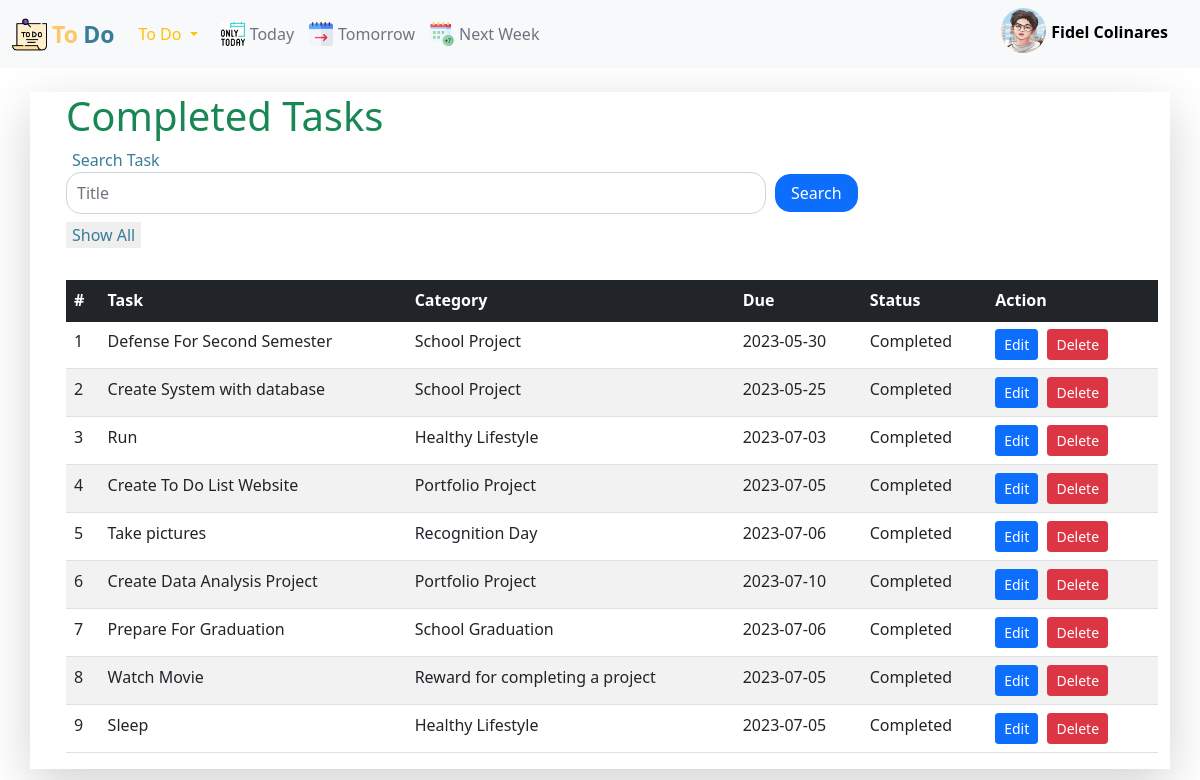
The app's page /ToDo/completedTasks.php (signed in) with its own data.
### tables this page shows
CREATE TABLE `list` (
  `id` int(11) NOT NULL,
  `user_id` int(11) NOT NULL,
  `title` varchar(300) NOT NULL,
  `category` varchar(300) NOT NULL,
  `date` date NOT NULL,
  `status` varchar(300) DEFAULT NULL
);

### ToDo/completedTasks.php (the view, shortened to what this page needs)
<?php
    $firstname = $_SESSION["firstname"];
    $lastname = $_SESSION["lastname"];
    require("manageToDo.php");
    $con->setAttribute(PDO::ATTR_DEFAULT_FETCH_MODE, PDO::FETCH_ASSOC);
    $showAll = true;
    $query = "SELECT id, title, category, date, status FROM list WHERE user_id = ? AND status = ?";
    $pst = $con->prepare($query);
    $pst->execute([$_SESSION["user_id"],"Completed"]);
    $lists = $pst->fetchAll();
?>
<!DOCTYPE html>
<html lang="en">
<head>
    <link rel="stylesheet" href="bootstrap.min.css">
</head>
<body>
  <nav class="navbar navbar-expand-lg navbar-light sticky-top bg-light">
    <div class="container-fluid">
      <img class="" src="images/todoIcon.png" alt="" width="35px" style="margin-right: 5px;">
      <a class="navbar-brand" href="#"><span style="color: rgb(255, 197, 105); font-size: 23px; font-weight: bolder;">To</span> <span style="color: rgb(55, 125, 153);font-size: 23px; font-weight: bolder;">Do</span></a>
      <div class="collapse navbar-collapse" id="navbarSupportedContent">
        <ul class="navbar-nav me-auto mb-2 mb-lg-0">
          <li class="nav-item dropdown">
            <a class="nav-link dropdown-toggle text-warning" href="#" id="navbarDropdown" role="button" data-bs-toggle="dropdown" aria-expanded="false">
              To Do
            </a>
          </li>
          <li>
          <li>
            <a href="todayTasks.php">
              <div class="row rowHvr">
                <div class="col d-flex col1" style="height: 30px; margin-left: 15px;">
                  <img src="images/only-today.png" alt="" width="24" height="24">
                  <p class="text-secondary">Today</p>
                </div>
              </div>
            </a>
          </li>
          <li>
            <a href="tomorrowTasks.php">
              <div class="row rowHvr">
                <div class="col d-flex col1" style="height: 30px; margin-left: 15px;">
                  <img src="images/tomorrow.png" alt="" width="24" height="24">
                  <p class="text-secondary">Tomorrow</p>
                </div>
              </div>
            </a>
          </li>
          <li>
            <a href="nextWeekTasks.php">
              <div class="row rowHvr">
                <div class="col d-flex col1" style="height: 30px; margin-left: 15px;">
                  <img src="images/next-week.png" alt="" width="24" height="24">
                  <p class="text-secondary">Next Week</p>
                </div>
              </div>
            </a>
          </li>
        </ul>
        <a href="#top">
          <div class="d-flex" style="margin-right: 20px; color: black;">
            <img src="images/images.jpeg" alt="" width="45" height="45" style="border-radius: 50%;">
            <p class="" style="margin-top: 12px; margin-left: 5px; font-weight: bold;"><?php echo $firstname. " " . $lastname ?></p>
          </div>
        </a>
      </div>
    </div>
  </nav>
      <div class="container con1 mt-4 shadow-lg" id="top">
        <div class="con2 container">
          <div class="container-fluid">
            <div class="row">
              <h1 class="text-success">Completed Tasks</h1>
                <label class="mb-0" style="margin-left: 6px; color: rgb(55, 125, 153);" for="">Search Task</label>
              <div class="col d-flex">
                <form action="<?php echo $_SERVER["PHP_SELF"]?>" method="get" class="row">
                  <div class="col">
                    <input class="form-control mb-2" type="text" name="task" value="<?php echo htmlspecialchars($_GET["task"] ?? "") ?>" style="border-radius: 15px; width: 700px; padding: 8px 10px;" placeholder="Title">
                    <input class="mb-3" type="submit" name="showAll" value="Show All" style="border: none ; color: rgb(55, 125, 153);">
                  </div>
                  <div class="col" style="margin-left: -25px; margin-top: 2px;">
                    <input type="submit" name="search" value="Search" class="searchBtn btn btn-primary">
                  </div>
                </form>
            </div>
            </div>
          </div>
          <table class="table table-striped table-hover table-responsive" style="margin-left: 12px;">
            <thead>
              <tr class="bg-dark text-white">
                <th scope="col">#</th>
                <th scope="col">Task</th>
                <th scope="col">Category</th>
                <th scope="col">Due</th>
                <th scope="col">Status</th>
                <th>Action</th>
              </tr>
            </thead>
            <tbody>
            <tr>
              <tr>
              <?php
                if($showAll){
                  $status = "";
                  $task_number = 0;
                  foreach($lists as $list){
                    $task_number += 1;
                    $time = new DateTime($list['date']);
                    $formattedDate = $time->format('Y-m-d');
                    $today = new DateTime();
                    $formattedToday = $today->format('Y-m-d');
                    if($formattedDate > $formattedToday){
                      $status = "Pending";
                    } elseif($formattedDate < $formattedToday) {
                      $status = "Overdue";
                    }else {
                      $status = "Pending";
                    }
              ?>
                      <td><?php echo $task_number ?></td>
                      <td><?php echo $list["title"] ?></td>
                      <td><?php echo $list["category"] ?></td>
                      <td><?php echo $list["date"] ?></td>
                      <td><?php echo $list["status"] ?? $status?></td>
                      <td>
                        <button type="button" class="btn btn-primary btn-sm" style="margin-right: 5px;"> <a href="edit.php?id=<?php echo $list['id']?>">Edit</a></button>
                        <button type="button" name="delete" class="btn btn-danger btn-sm text-white"  style="margin-right: 5px;"><a href="delete.php?id=<?php echo $list['id']?>">Delete</a></button>
                      </td>
                      </tr>
                <?php
                    }
                  }
                ?>
              </tbody>
            </table>
        </div>
    </div>
</body>
</html>

### ToDo/completedTasks.php (style rules this page uses)
a { text-decoration: none; }
.con1 { display: flex; }
.rowHvr p { margin-left: 5px; }
.col1 { margin-top: 8px; }
.searchBtn { margin-left: 10px; border-radius: 15px; height: fit-content; padding: 6px 15px 6px 15px; }
button a { color: white; }

### records on screen
list: title "Defense For Second Semester", category "School Project", date "2023-05-30", status "Completed"
list: title "Create System with database", category "School Project", date "2023-05-25", status "Completed"
list: title "Run", category "Healthy Lifestyle", date "2023-07-03", status "Completed"
list: title "Create To Do List Website", category "Portfolio Project", date "2023-07-05", status "Completed"
list: title "Take pictures", category "Recognition Day", date "2023-07-06", status "Completed"
list: title "Create Data Analysis Project", category "Portfolio Project", date "2023-07-10", status "Completed"
list: title "Prepare For Graduation", category "School Graduation", date "2023-07-06", status "Completed"
list: title "Watch Movie", category "Reward for completing a project", date "2023-07-05", status "Completed"
list: title "Sleep", category "Healthy Lifestyle", date "2023-07-05", status "Completed"

### other values on screen
$firstname "Fidel"
$lastname "Colinares"
